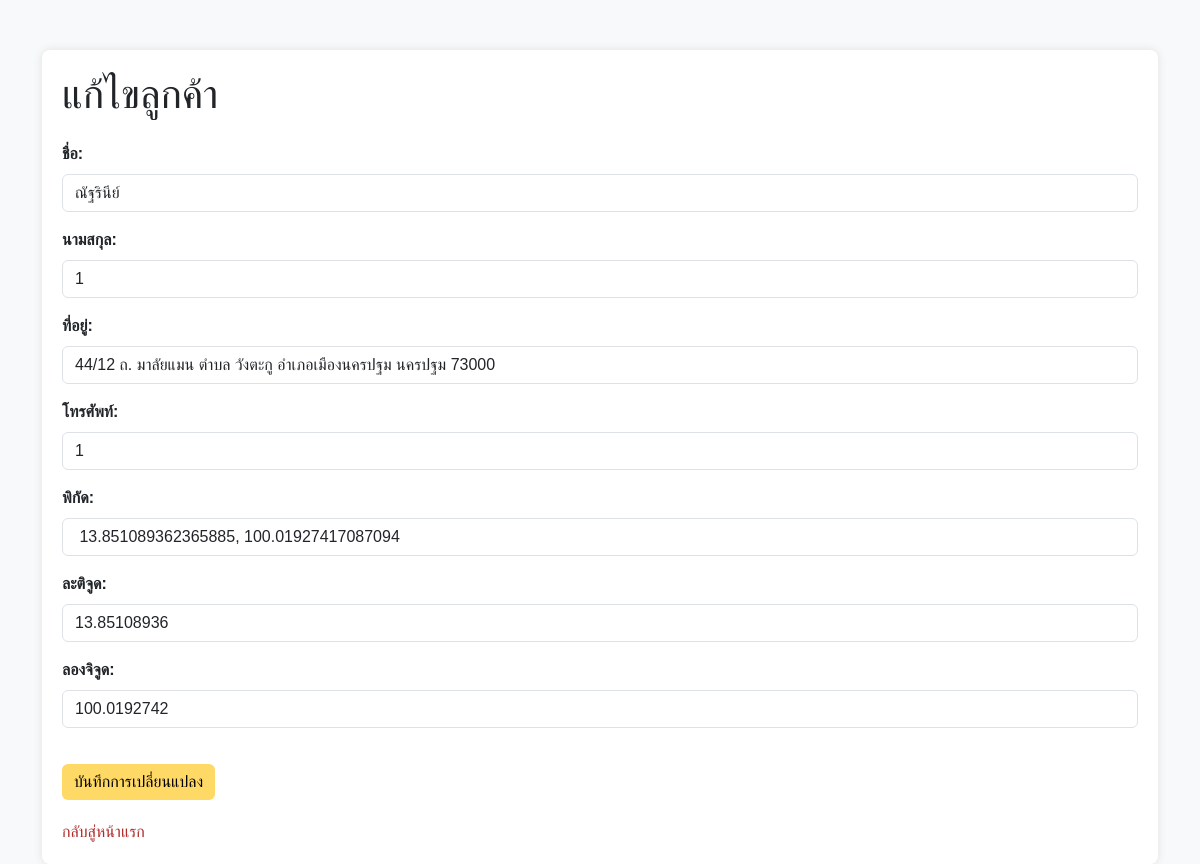
The page /edit_customer/1 (signed in) on the database its author committed.
### tables this page shows
CREATE TABLE customers (
                            id INTEGER PRIMARY KEY AUTOINCREMENT,
                            first_name TEXT,
                            last_name TEXT,
                            address TEXT,
                            phone TEXT,
                            coordinate TEXT,
                            latitude REAL,
                            longitude REAL);

### main.py (the view, shortened to what this page needs)
@app.route('/edit_customer/<int:customer_id>', methods=['GET', 'POST'])
@login_required
def edit_customer(customer_id):
    form = CustomerForm()
    customer = get_customer_by_id(customer_id)
    if customer:
        if request.method == 'GET':
            form.first_name.data = customer['first_name']
            form.last_name.data = customer['last_name']
            form.address.data = customer['address']
            form.phone.data = customer['phone']
            form.coordinate.data = customer['coordinate']
            form.latitude.data = customer['latitude']
            form.longitude.data = customer['longitude']
    else:
        flash('ไม่พบข้อมูลลูกค้า', 'danger')
        return redirect(url_for('customer_list'))
    return render_template('edit_customer.html', form=form, customer_id=customer_id)

### form.py
class CustomerForm(FlaskForm):
    first_name = StringField('ชื่อ', validators=[DataRequired()])
    last_name = StringField('นามสกุล', validators=[DataRequired()])
    address = StringField('ที่อยู่', validators=[DataRequired()])
    phone = StringField('โทรศัพท์', validators=[DataRequired(), Regexp(r'^\d{10}$', message="หมายเลขโทรศัพท์ต้องมี 10 หลัก")])
    coordinate = StringField('พิกัด', validators=[DataRequired()])
    latitude = StringField('ละติจูด', validators=[DataRequired()])
    longitude = StringField('ลองจิจูด', validators=[DataRequired()])
    submit = SubmitField('ส่งข้อมูล')

### database_operation.py (called while the page is built, shortened)
def connect_db():
    conn = sqlite3.connect('database.db')
    conn.row_factory = sqlite3.Row
    return conn

def create_admin_driver_from_dict(user, user_type):
    if user_type == 'admin':
        return Admin(
            user_id=user[0],
            name=user[1],
            email=user[2],
            phone=user[3],
            password=user[4]
        )
    else:
        raise ValueError("Invalid user type")

def get_user_by_id(user_id):
    try:
        with connect_db() as conn:
            cursor = conn.cursor()
            cursor.execute("SELECT * FROM admin_users WHERE id = ?", (user_id,))
            user = cursor.fetchone()
            if user:
                return create_admin_driver_from_dict(user, 'admin')
            cursor.execute("SELECT * FROM driver_users WHERE id = ?", (user_id,))
            user = cursor.fetchone()
            return create_admin_driver_from_dict(user, 'driver') if user else None
    except sqlite3.Error as e:
        print(f"Error fetching user by id: {e}")
        return None

def get_customer_by_id(customer_id):
    with connect_db() as conn:
        cursor = conn.cursor()
        cursor.execute("SELECT * FROM customers WHERE id = ?", (customer_id,))
        row = cursor.fetchone()
        if row:
            return {
                "id": row[0],
                "first_name": row[1],
                "last_name": row[2],
                "address": row[3],
                "phone": row[4],
                "coordinate": row[5],
                "latitude": row[6],
                "longitude": row[7],
            }
        else:
            return None  # กรณีไม่พบข้อมูล

### main.py (called while the page is built)
@login_manager.user_loader
def load_user(user_id):
    return get_user_by_id(user_id)  # ใช้ฟังก์ชันนี้เพื่อนำผู้ใช้จากฐานข้อมูลมา

### templates/edit_customer.html (shortened to what this page needs)
<!DOCTYPE html>
<html lang="th">
<head>
    <link rel="stylesheet" href="https://cdn.jsdelivr.net/npm/bootstrap@5.3.0/dist/css/bootstrap.min.css">
</head>
<body>
    <div class="container">
        <div class="form-container">
            <h1 class="mb-4">แก้ไขลูกค้า</h1>
            <form action="{{ url_for('edit_customer', customer_id=customer_id) }}" method="POST">
                <div class="form-group">
                    <label for="first_name">ชื่อ:</label>
                    {{ form.first_name(class="form-control") }}
                </div>
                <div class="form-group">
                    <label for="last_name">นามสกุล:</label>
                    {{ form.last_name(class="form-control") }}
                </div>
                <div class="form-group">
                    <label for="address">ที่อยู่:</label>
                    {{ form.address(class="form-control") }}
                </div>
                <div class="form-group">
                    <label for="phone">โทรศัพท์:</label>
                    {{ form.phone(class="form-control") }}
                </div>
                <div class="form-group">
                    <label for="coordinate">พิกัด:</label>
                    {{ form.coordinate(class="form-control") }}
                </div>
                <div class="form-group">
                    <label for="latitude">ละติจูด:</label>
                    {{ form.latitude(class="form-control") }}
                </div>
                <div class="form-group">
                    <label for="longitude">ลองจิจูด:</label>
                    {{ form.longitude(class="form-control") }}
                </div>
                <button type="submit" class="btn btn-custom">บันทึกการเปลี่ยนแปลง</button>
            </form>
            <a href="{{ url_for('customer_list') }}" class="back-link">กลับสู่หน้าแรก</a>
</body>
</html>

### templates/edit_customer.html (style rules this page uses)
body { font-family: Arial, sans-serif; background-color: #f8f9fa; margin: 0; }
.container { margin-top: 50px; }
.form-container { background-color: #ffffff; padding: 20px; border-radius: 8px; box-shadow: 0 0 10px rgba(0, 0, 0, 0.1); }
.form-group { margin-bottom: 1rem; }
.form-group label { display: block; margin-bottom: .5rem; font-weight: 600; }
.btn-custom { margin-top: 20px; background-color: #ffd966; color: #000; border: none; }
.back-link { display: inline-block; margin-top: 20px; text-decoration: none; color: #b02a29; }

### rows shown on the page
customers: first_name "ณัฐรินีย์", last_name "1", address "44/12 ถ. มาลัยแมน ตำบล วังตะกู อำเภอเมืองนครปฐม นครปฐม 73000", phone "1", coordinate "13.851089362365885, 100.01927417087094", latitude "13.85108936", longitude "100.0192742"
